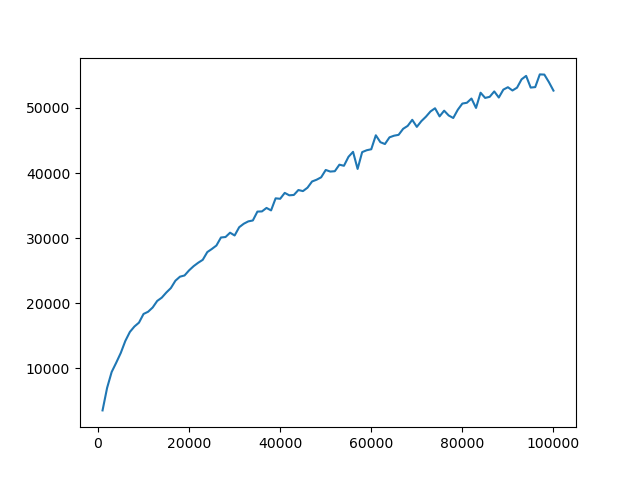

Generate this figure with Python:
import matplotlib.pyplot as plt
import numpy as np

# parse file 
meanIndexList = []
maxIndexList = []
with open('output3.txt','r') as output:
    lines = output.readlines()
    for s in lines[8:]:
        if 'mean' in s:
            # mean index
            index = s.index('mean')
            # max index
            index_max = s.index('max')
            meanIndexList.append(float(s[index+7:index_max]))
print("mean list = ",meanIndexList)

xpoints = np.array([i for i in range(1000,len(meanIndexList)*1000 + 1,1000)])
ypoints = np.array(meanIndexList)

plt.plot(xpoints, ypoints)
plt.savefig('plot2.png')
